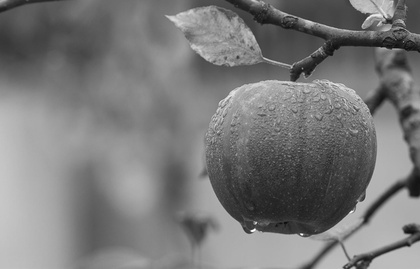
%> input picture Histogram/img8.jpeg, 420 x 269 px, shrunk from 1880 x 1204 before the run
$ octave histogram_equal.m   (GNU Octave 9; MATLAB toolbox functions it lacks are replaced by stand-ins)
%> lines starting %> are read from the running program, lines starting %| are printed output that depends on the picture
%% Histogram Equalization
clear;
img_2= imread("img8.jpeg"); % Read input Image
%> img_2 is the input picture: size 269x420 uint8; min 11, max 255, mean 121.2
%img_2= rgb2gray(img_2);
[m, n] =size(img_2);  % size of image
%> m = 269; n = 420
hist_1= zeros(1, 256); % Histogram of Input image
proba= zeros(1, 256);
no_pixel= m*n; % no of pixels
%> no_pixel = 112980

%% making PDF function
for i=1:m
    for j= 1:n
        p= img_2(i,j);
        if p~=0
           hist_1(p)=hist_1(p)+1;
           proba(p)=hist_1(p)/no_pixel;
        end
    end
end
%> after the loop, hist_1 = 256 values, max 1417 at index 174, min 0 at index 1, mean 441.3; proba = 256 values, max 0.0125 at index 174, min 0 at index 1, mean 0.00391

%% CDF function
sum = 0;
bin= 256;
cum= zeros(1, 256);
probb= zeros(1, 256);
hist_eq= zeros(1, 256); %Equalized Histogram

for i=1: 256
        sum= sum+hist_1(i);
        cum(i)=sum;
        probb(i)=cum(i)/no_pixel;
        hist_eq(i)= round(probb(i)*bin);
end
%> this loop made 256 passes
%> sum on passes 1 to 3: 0, 0, 0
%> after the loop, cum = 256 values from 0 to 112980; hist_eq = 256 values from 0 to 256; probb = 256 values from 0 to 1; sum = 112980

%% Output Image

out_img = zeros(m,n); %Output Equalized Image
for i=1:m
    for j= 1:n
        out_img(i, j)= hist_eq(img_2(i,j)+1);
        out_img= im2uint8(out_img);
    end
end
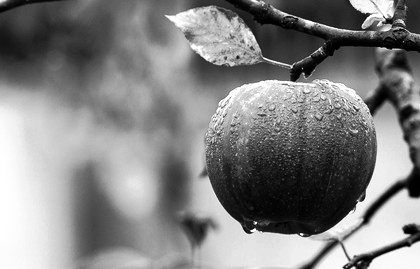
%> out_img: size 269x420 uint8; min 0, max 255, mean 130.6

%% Plotting

subplot(2,2,1), imshow(img_2), title ("Input Image")
subplot(2,2,2), imshow(out_img), title ("Output Image")
subplot(2,2,3), stem(hist_1), title("Input Image Histogram")
xlabel('Intensity level'), ylabel('Number of Pixels')
subplot(2,2,4), imhist(out_img), title("Output Equalized Histogram")
xlabel('Intensity level'), ylabel('Number of Pixels')
%> after `ylabel('Number of Pixels')`:
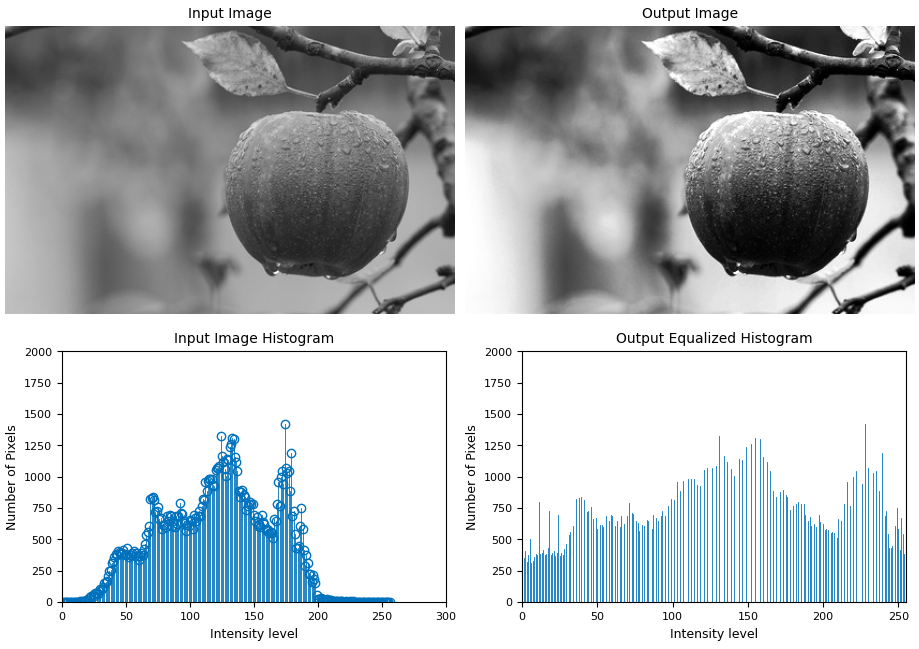
%> figure redrawn from the program's plot data, 4 panels
